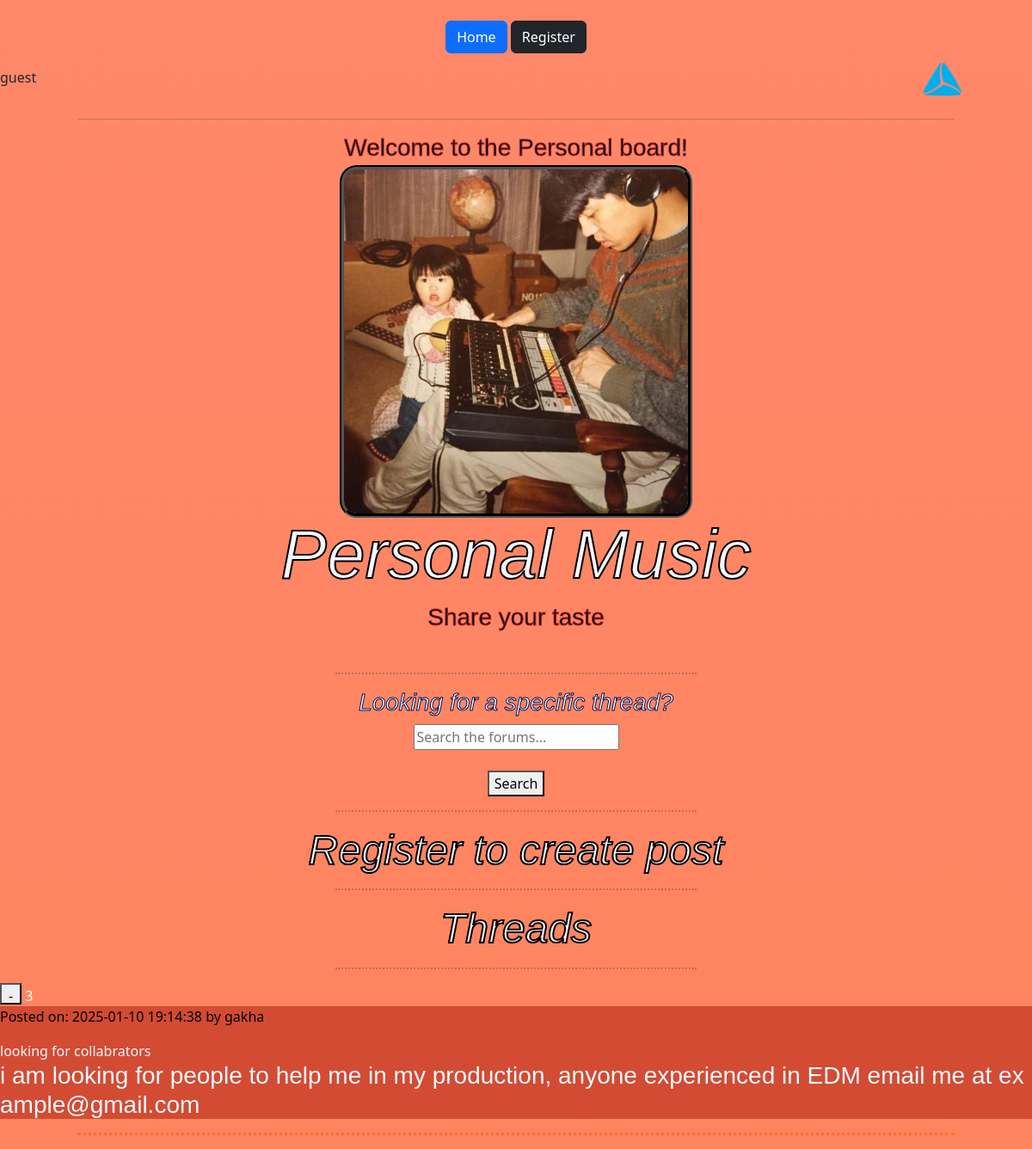
The page /personalBoard on the database its author committed.
### models.py (models this page shows, shortened)
class BaseModel():
    def save(self):
        db.session.add(self)
        db.session.commit()

class Post(db.Model,BaseModel):
    __tablename__ = "posts"
    id = db.Column(db.Integer, primary_key=True)
    postername = db.Column(db.String(), nullable=False)
    text = db.Column(db.String(), nullable=False)
    title = db.Column(db.String(), nullable=False)
    image_path = db.Column(db.String(), nullable=True)
    audio_path = db.Column(db.String(), nullable=True)
    post_date = db.Column(db.DateTime, nullable=False)
    board = db.Column(db.String(), nullable=False)

### routes.py (the view)
@bp.route('/personalBoard')
def personalBoard():
    if 'username' not in session:
        username = "guest"
    else:
        username = session['username']
    posts = Post.query.filter(Post.board == "personalBoard").order_by(Post.post_date.desc()).all()
    return render_template('personalBoard.html', username=username, posts=posts, admin=username in admins)

### templates/personalBoard.html (shortened to what this page needs)
<!DOCTYPE html>
<html lang="en">
<head>
</head>
<body class="bodypersonal">
    <link rel="stylesheet" href="{{ url_for('static', filename='css/style.css') }}">
    {% extends "base.html" %}
    {% block content %}
    <hr style="width: 85%; display: block; margin-left: auto; margin-right: auto;">
    <h3 id="text1short" style="-webkit-text-stroke-color: brown;">Welcome to the Personal board!</h3>
    <img src="{{ url_for('static', filename='imgs/personal.jpg') }}" style="width: 400px;" id="imgHome">
    <h1 id="text1">Personal Music</h1>
    <h3 id="text1short" style="-webkit-text-stroke-color: brown;">Share your taste</h3>
    <br>
    <div id="centerhalf">
        <hr style="border-top: dotted 2px;">
    </div>
    <h3 id="text1short2">Looking for a specific thread?</h3>
    <form action="{{ url_for('routes.search_posts') }}" method="GET">
        <input type="text" name="query" placeholder="Search the forums..." class="homeSearch" id="threadSearchHome"
            value="{{ request.args.get('query', '') }}">
        <br>
        <button type="submit" class="homeSearch">Search</button>
    </form>
    <div id="centerhalf">
        <hr style="border-top: dotted 2px;">
    </div>
        {% if username %}
            {% if username == 'guest' %}
                <h1 id="text1" style="font-size: 300%;">Register to create post</h1>
            {% endif %}
        {% endif %}
    <div id="centerhalf">
        <hr style="border-top: dotted 2px;">
    </div>
        <h1 id="text1" style="font-size: 300%;">Threads</h1>
        <div id="centerhalf">
            <hr style="border-top: dotted 2px;">
        </div>
    <div class="board" style="display: block;">
        {% for post in posts %}
        <div id="f1" class="thread" style="display:block;">
            <button class="CloseThread" style="height: 25px; width: 25px;" onclick="closeThread(this)">-</button>
            <h6 style="color: white; display: inline;" id="postid" class="postid">{{post.id}}</h6>
            <a href="{{ '/thread?postid=' + post.id | string }}" style="text-decoration: none; color: black;">
            <div style="background-color: rgb(211, 75, 51); display: block" class="innderThread">
                <p>Posted on: {{ post.post_date.strftime('%Y-%m-%d %H:%M:%S') }} by {{ post.postername }}</p>
                <div class="fileTitle">
                    <h6 class="threadTitleText" href="" style="color: aliceblue; display: inline !important;">{{post.title}}</h6>
                </div>
                <div style="display: block; width: 100%;" id="postDivText">
                    <h3
                        style="display: block; bottom: 100px; word-wrap: break-word; word-break: break-all; overflow: hidden; color: aliceblue; font-family:'Trebuchet MS', 'Lucida Sans Unicode', 'Lucida Grande', 'Lucida Sans', Arial, sans-serif;">
                        {{ post.text | replace('\n', '<br>') | safe }}
                    </h3>
                </div>
            </div>
            </a>
        </div>
        <div style="width: 85%; display: block; margin-left: auto; margin-right: auto;">
            <hr style="border-top: dotted 3px; color: rgb(255, 81, 0); opacity: 50%;">
        </div>
        {% endfor %}
    </div>
    <link href="https://cdn.jsdelivr.net/npm/bootstrap@5.3.3/dist/css/bootstrap.min.css" rel="stylesheet"
>
{% endblock %}

### static/css/style.css (style rules this page uses)
.bodypersonal { background: linear-gradient(to bottom, rgb(255, 136, 106), rgb(255, 132, 95)); margin: 0; height: 100%; background-attachment: fixed; }
#text1 { font-size: 500%; text-align: center; -webkit-text-stroke: 2px; color: aliceblue; font-family: 'Trebuchet MS', 'Lucida Sans Unicode', 'Lucida Grande', 'Lucida Sans', Arial, sans-serif; font-style: italic; -webkit-text-stroke-color: rgb(0, 0, 0); }
#text1short2 { text-align: center; font-family:'Trebuchet MS', 'Lucida Sans Unicode', 'Lucida Grande', 'Lucida Sans', Arial, sans-serif; font-style:italic; -webkit-text-stroke: 1px; color: rgb(253, 253, 253); -webkit-text-stroke-color: rgb(2, 14, 77); }
#text1short { text-align: center; font-family: 'Trebuchet MS', 'Lucida Sans Unicode', 'Lucida Grande', 'Lucida Sans', Arial, sans-serif; -webkit-text-stroke: 1px; color: rgb(0, 0, 0); -webkit-text-stroke-color: rgb(105, 122, 211); }
#imgHome { border: 10px; border-radius: 15px; display: block; margin-left: auto; margin-right: auto; outline: 5px; outline-color: black; outline-style:groove; }
.homeSearch { display: block; margin-left: auto; margin-right: auto; }
#centerhalf { width: 35%; display: block; margin-left: auto; margin-right: auto; }

### rows shown on the page
Post: id "3", post_date "2025-01-10 19:14:38", postername "gakha", title "looking for collabrators", text "i am looking for people to help me in my production, anyone experienced in EDM email me at example@gmail.com"
